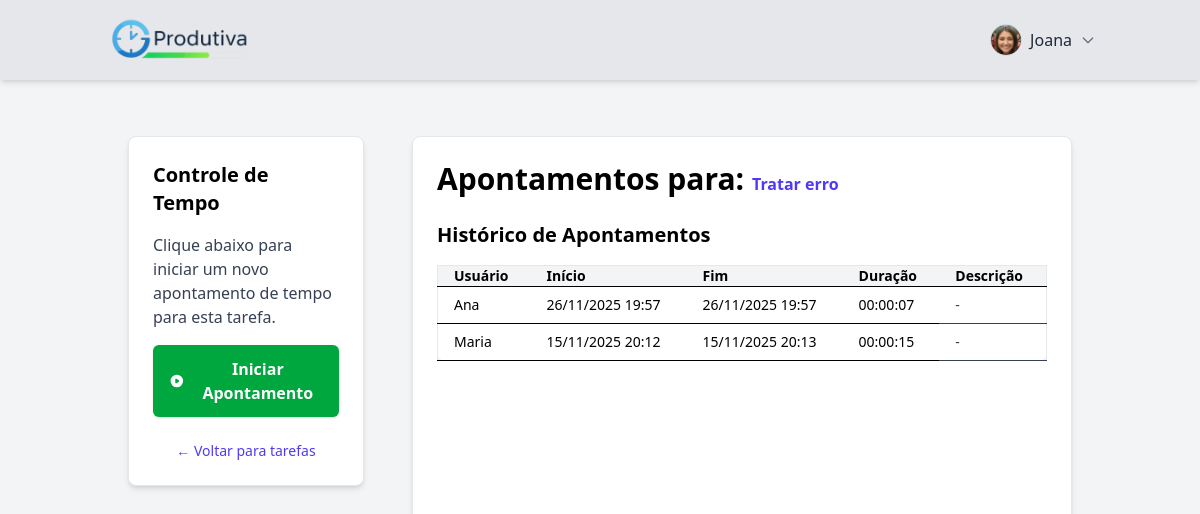
Page /produtiva/tarefa/39/apontamentos/ (signed in) on the committed database.
### produtiva/models.py (models this page shows, shortened)
class Perfil(models.Model):
    user = models.OneToOneField(User, on_delete=models.CASCADE, related_name='perfil')
    is_admin = models.BooleanField(default=False)
    foto = models.ImageField(upload_to='fotos_perfil/', blank=True, null=True)

class Tarefa(models.Model):
    nome_tarefa = models.CharField(max_length=100, null=False, blank=False)
    descricao = models.TextField(blank=True, null=True, verbose_name="Descrição")
    categoria = models.CharField(
        max_length=30,
        choices=[
            ("URGENTE_IMPORTANTE", "Importante e Urgente"),
            ("IMPORTANTE_NAO_URGENTE", "Importante e Não Urgente"),
            ("URGENTE_NAO_IMPORTANTE", "Urgente e Não Importante"),
            ("NAO_IMPORTANTE_NAO_URGENTE", "Não Importante e Não Urgente"),
        ],
    )
    estimativa_horas = models.TimeField(null=False, blank=False)
    projeto = models.ForeignKey(
        "Projeto", on_delete=models.CASCADE, related_name="tarefas"
    )
    usuario = models.ForeignKey(
        User,
        on_delete=models.SET_NULL,
        null=True,
        blank=True,
        related_name="tarefas_atribuidas",
    )
    cancelada = models.BooleanField(default=False)
    concluida = models.BooleanField(default=False)

class Apontamento(models.Model):
    hora_inicial = models.DateTimeField(
        null=False,
        blank=False,
    )
    hora_final = models.DateTimeField(
        null=True,
        blank=True
    )
    descricao = models.TextField(blank=True, null=True, verbose_name="Descrição")
    tarefa = models.ForeignKey(
        "Tarefa", on_delete=models.CASCADE, related_name="apontamentos"
    )
    usuario = models.ForeignKey(
        User,
        on_delete=models.SET_NULL,
        null=True,
        blank=True,
        related_name="apontamentos"
    )
    @property
    def duracao_formatada(self):
        d = self.duracao
        if d:
            total_seconds = int(d.total_seconds())
            hours = total_seconds // 3600
            minutes = (total_seconds % 3600) // 60
            seconds = total_seconds % 60
            return f'{hours:02}:{minutes:02}:{seconds:02}'
        return "00:00:00"
    @property
    def duracao(self):
        if self.hora_final and self.hora_inicial:
            return self.hora_final - self.hora_inicial
        return None

### produtiva/views.py (the view, shortened to what this page needs)
# urls.py: path('tarefa/<int:tarefa_id>/apontamentos/', views.apontamentos_tarefa, name='apontamentos_tarefa'),
@cache_control(no_cache=True, must_revalidate=True, no_store=True)
@login_required
def apontamentos_tarefa(request, tarefa_id):
    tarefa = get_object_or_404(Tarefa, id=tarefa_id)
    apontamentos_concluidos = Apontamento.objects.filter(
        tarefa=tarefa,
        hora_final__isnull=False
    ).order_by('-hora_inicial')
    apontamento_ativo = Apontamento.objects.filter(
        tarefa=tarefa,
        usuario=request.user,
        hora_final__isnull=True
    ).first()
    context = {
        'tarefa': tarefa,
        'apontamentos_concluidos': apontamentos_concluidos,
        'apontamento_ativo': apontamento_ativo
    }
    return render(request, 'apontamentos.html', context)

### produtiva/context_processors.py (called while the page is built)
def perfil_context(request):
    if request.user.is_authenticated:
        perfil = getattr(request.user, 'perfil', None)
        return {'perfil': perfil}
    return {}

### produtiva/templates/apontamentos.html (shortened to what this page needs)
{% extends "base.html" %}
{% load static %}
{% block header_right_content %}
<div class="relative flex items-center">
  {% if user.is_authenticated %}
    <button id="perfilMenuBtn" class="group flex items-center space-x-2 focus:outline-none">
      {% if perfil and perfil.foto %}
        <img src="{{ perfil.foto.url }}" alt="Foto de Perfil"
             class="w-8 h-8 rounded-full object-cover border border-gray-300 group-hover:ring-2 group-hover:ring-indigo-500 transition">
      {% endif %}
      <span class="font-medium text-gray-800 group-hover:text-indigo-600 transition">
        {{ user.first_name }}
      </span>
      <svg xmlns="http://www.w3.org/2000/svg" class="w-4 h-4 text-gray-500 group-hover:text-indigo-600 transition" fill="none" viewBox="0 0 24 24" stroke="currentColor" stroke-width="2">
        <path stroke-linecap="round" stroke-linejoin="round" d="M19 9l-7 7-7-7" />
      </svg>
    </button>
  {% else %}
    <a href="{% url 'login' %}"
       class="bg-blue-600 hover:bg-blue-700 text-white font-bold py-2 px-4 rounded transition-colors duration-200">
       Faça Login
    </a>
  {% endif %}
</div>
{% endblock header_right_content %}
{% block 'body' %}
<div class="flex flex-col lg:flex-row min-h-screen bg-gray-100 p-4 lg:p-6 gap-4 lg:gap-6">
  <div class="w-full lg:w-1/4 bg-white p-4 lg:p-6 rounded-lg shadow-md border border-gray-200 mr-6 h-fit">
    <h2 class="text-lg lg:text-xl font-semibold mb-4">Controle de Tempo</h2>
    {% if apontamento_ativo %}
      <p class="text-xs lg:text-sm text-gray-700">Apontamento iniciado por:</p>
      <p class="font-medium text-base lg:text-lg mb-2">{{ apontamento_ativo.usuario.first_name }}</p>
      <p class="text-xs lg:text-sm text-gray-700">Em:</p>
      <p class="font-medium text-base lg:text-lg mb-4">{{ apontamento_ativo.hora_inicial|date:"d/m/Y H:i:s" }}</p>
      <form action="{% url 'apontamentos_tarefa' tarefa.id %}" method="POST">
        {% csrf_token %}
        <input type="hidden" name="action" value="stop">
        <input type="hidden" name="apontamento_id" value="{{ apontamento_ativo.id }}">
        <label for="descricao" class="block text-xs lg:text-sm font-medium text-gray-700 mb-1">
          Descreva o que foi feito:
        </label>
        <textarea
          name="descricao"
          id="descricao"
          rows="3"
          class="w-full border rounded-md p-2 mb-3 bg-gray-50 focus:ring-indigo-500 focus:border-indigo-500 text-sm lg:text-base"
          placeholder="Ex: Corrigi bugs, implementei o cálculo de tempo..."
        ></textarea>
        <button
          type="submit"
          class="flex items-center justify-center w-full px-4 py-3 bg-red-600 text-white font-semibold rounded-md shadow-sm hover:bg-red-700 text-sm lg:text-base"
        >
          <svg class="w-4 h-4 lg:w-5 lg:h-5 mr-2" fill="currentColor" viewBox="0 0 20 20">
            <path fill-rule="evenodd" d="M10 18a8 8 0 100-16 8 8 0 000 16zM8 7a1 1 0 00-1 1v4a1 1 0 002 0V8a1 1 0 00-1-1zm4 0a1 1 0 00-1 1v4a1 1 0 002 0V8a1 1 0 00-1-1z" clip-rule="evenodd"></path>
          </svg>
          Parar Apontamento
        </button>
      </form>
    {% else %}
      <p class="text-gray-700 mb-4 text-sm lg:text-base">Clique abaixo para iniciar um novo apontamento de tempo para esta tarefa.</p>
      <form action="{% url 'apontamentos_tarefa' tarefa.id %}" method="POST">
        <button type="submit" class="flex items-center justify-center w-full px-4 py-3 bg-green-600 text-white font-semibold rounded-md shadow-sm hover:bg-green-700 text-sm lg:text-base">
          <svg class="w-4 h-4 lg:w-5 lg:h-5 mr-2" fill="currentColor" viewBox="0 0 20 20"><path fill-rule="evenodd" d="M10 18a8 8 0 100-16 8 8 0 000 16zM9.555 7.168A1 1 0 008 8v4a1 1 0 001.555.832l3-2a1 1 0 000-1.664l-3-2z" clip-rule="evenodd"></path></svg>
          Iniciar Apontamento
        </button>
      </form>
    {% endif %}
    <a href="{% url 'tarefas_por_projeto' tarefa.projeto.id %}" class="mt-6 block text-center text-xs lg:text-sm text-indigo-600 hover:text-indigo-800 hover:underline">
      &larr; Voltar para tarefas
    </a>
  </div>
  <div class="w-full lg:flex-1 bg-white p-4 lg:p-6 rounded-lg shadow-md border border-gray-200">
    <h1 class="text-xl lg:text-3xl font-bold mb-2">
      Apontamentos para: <span class="text-indigo-600 mb-6 text-sm lg:text-base">{{ tarefa.nome_tarefa }}</span>
    </h1>
    <h2 class="text-lg lg:text-xl font-semibold mb-4">Histórico de Apontamentos</h2>
    {% if apontamentos_concluidos %}
    <div class="overflow-x-auto">
      <div class="min-w-[600px]">
      <table class="w-full border border-gray-200 rounded-lg shadow-sm">
        <thead class="bg-gray-100">
          <tr>
            <th class="px-3 lg:px-4 border-b text-left text-xs lg:text-sm">Usuário</th>
            <th class="px-3 lg:px-4 border-b text-left text-xs lg:text-sm">Início</th>
            <th class="px-3 lg:px-4 border-b text-left text-xs lg:text-sm">Fim</th>
            <th class="px-3 lg:px-4 border-b text-left text-xs lg:text-sm">Duração</th>
            <th class="px-3 lg:px-4 border-b text-left text-xs lg:text-sm">Descrição</th>
          </tr>
        </thead>
        <tbody>
          {% for ap in apontamentos_concluidos %}
          <tr class="hover:bg-gray-50">
            <td class="px-3 lg:px-4 py-2 border-b text-xs lg:text-sm">{{ ap.usuario.first_name }}</td>
            <td class="px-3 lg:px-4 py-2 border-b text-xs lg:text-sm">{{ ap.hora_inicial|date:"d/m/Y H:i" }}</td>
            <td class="px-3 lg:px-4 py-2 border-b text-xs lg:text-sm">{{ ap.hora_final|date:"d/m/Y H:i" }}</td>
            <td class="px-3 lg:px-4 py-2 border-b text-xs lg:text-sm">{{ ap.duracao_formatada }}</td>
            <td class="px-3 lg:px-4 py-2 border-b text-gray-700 text-xs lg:text-sm">{{ ap.descricao|default:"-" }}</td>
          </tr>
          {% endfor %}
        </tbody>
      </table>
    </div>
    </div>
    {% else %}
    <p class="text-gray-500 text-sm lg:text-base">Nenhum apontamento concluído para esta tarefa ainda.</p>
    {% endif %}
  </div>
</div>
{% endblock 'body' %}

### rows in the picture
Perfil: foto (picture)
Tarefa: nome_tarefa "Tratar erro"
Apontamento: usuario.first_name "Ana", hora_inicial "26/11/2025 19:57", hora_final "26/11/2025 19:57", duracao_formatada "00:00:07", descricao "-"
Apontamento: usuario.first_name "Maria", hora_inicial "15/11/2025 20:12", hora_final "15/11/2025 20:13", duracao_formatada "00:00:15", descricao "-"

### other values in the picture
{{ user.first_name }} "Joana"
